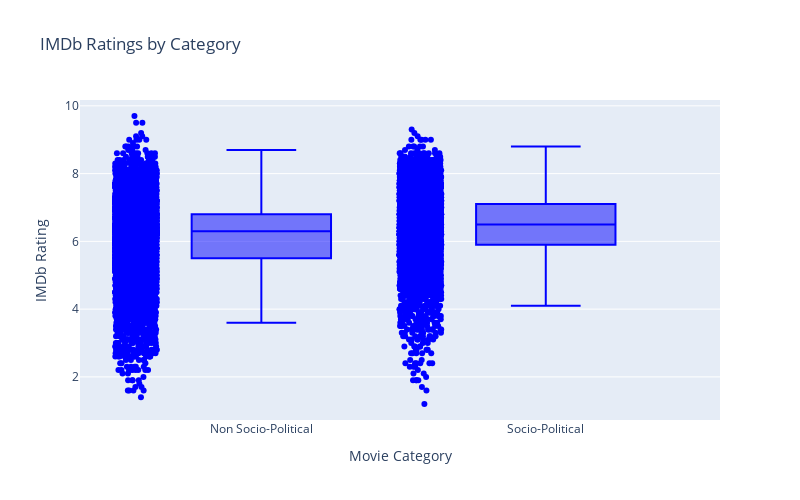
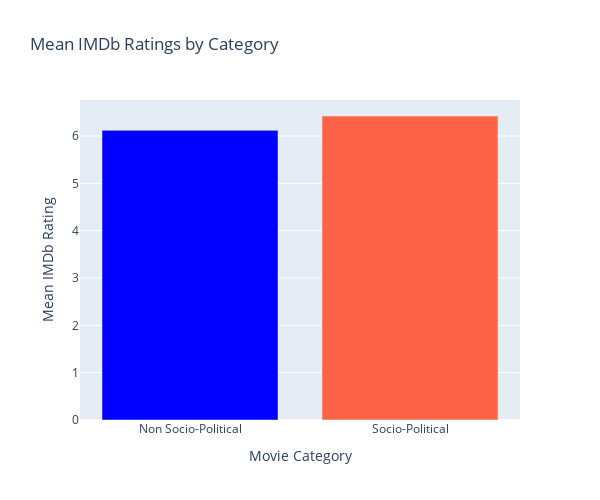

Notebook code cell kept with these figures, in order:
### Code cell
# Separate movies into two categories
socio_political_movies = df[df['Category'] == 'Socio-Political']
non_socio_political_movies = df[df['Category'] == 'Non Socio-Political']

# Create box plots to visualize IMDb ratings for each category
box_trace = go.Box(
    x=df['Category'],
    y=df['averageRating'],
    name='IMDb Ratings',
    boxpoints='all',
    jitter=0.3,
    pointpos=-1.8,
    marker=dict(color='blue'),
)

box_layout = go.Layout(
    title='IMDb Ratings by Category',
    xaxis=dict(title='Movie Category'),
    yaxis=dict(title='IMDb Rating'),
    width=800,
    height=500,
)

box_fig = go.Figure(data=[box_trace], layout=box_layout)

# Group the data by category and calculate the mean IMDb rating for each category
category_means = df.groupby('Category')['averageRating'].mean().reset_index()

# Create a bar chart to visualize mean IMDb ratings by category
bar_trace = go.Bar(
    x=category_means['Category'],
    y=category_means['averageRating'],
    marker=dict(color=['blue', 'tomato']),
)

bar_layout = go.Layout(
    title='Mean IMDb Ratings by Category',
    xaxis=dict(title='Movie Category'),
    yaxis=dict(title='Mean IMDb Rating'),
    width=600,
    height=500,
)

bar_fig = go.Figure(data=[bar_trace], layout=bar_layout)

bar_fig = go.Figure(data=[bar_trace], layout=bar_layout)

# Convert the bar chart figure to JSON
bar_fig_json = bar_fig.to_json()
with open('bar_chart_figure.json', 'w') as json_file:
    json_file.write(bar_fig_json)
    
# Display the box plot and bar chart
box_fig.show()
bar_fig.show()


# Perform a t-test to compare IMDb ratings
t_statistic, p_value = stats.ttest_ind(socio_political_movies['averageRating'], non_socio_political_movies['averageRating'], equal_var=False)

# Print the results of the t-test
print(f'T-Statistic: {t_statistic}')
print(f'P-Value: {p_value}')

# Determine if the difference is statistically significant
alpha = 0.05  # Set your significance level
if p_value < alpha:
    print('The difference in IMDb ratings is statistically significant.')
else:
    print('There is no statistically significant difference in IMDb ratings.')

# Print the means and standard deviations for each category
mean_socio_political = socio_political_movies['averageRating'].mean()
mean_non_socio_political = non_socio_political_movies['averageRating'].mean()
std_socio_political = socio_political_movies['averageRating'].std()
std_non_socio_political = non_socio_political_movies['averageRating'].std()

"""print(f'Mean IMDb Rating (Socio-Political): {mean_socio_political}')
print(f'Mean IMDb Rating (Non Socio-Political): {mean_non_socio_political}')
print(f'Standard Deviation IMDb Rating (Socio-Political): {std_socio_political}')
print(f'Standard Deviation IMDb Rating (Non Socio-Political): {std_non_socio_political}')"""

data = {
    'Category': ['Socio-Political', 'Non Socio-Political'],
    'Mean IMDb Rating': [mean_socio_political, mean_non_socio_political],
    'Standard Deviation IMDb Rating': [std_socio_political, std_non_socio_political]
}

results_table = pd.DataFrame(data)

# Display the DataFrame
print(results_table)

table_data = [
    ['Category', 'Mean IMDb Rating', 'Standard Deviation IMDb Rating'],
    ['Socio-Political', mean_socio_political, std_socio_political],
    ['Non Socio-Political', mean_non_socio_political, std_non_socio_political]
]

# Display the table
print(tabulate(table_data, headers='firstrow', tablefmt='fancy_grid'))

### Figure 1 — Plotly figure (JSON) as saved in the notebook; plotly's stock layout.template omitted (floating-point values rounded to 4 significant figures; data arrays with more than 128 entries replaced by an {"elided": "..."} marker saying what was removed)
{"data": [{"boxpoints": "all", "jitter": 0.3, "marker": {"color": "blue"}, "name": "IMDb Ratings", "pointpos": -1.8, "type": "box", "x": {"elided": "14950 str values"}, "y": {"elided": "14950 float values"}}], "layout": {"height": 500, "title": {"text": "IMDb Ratings by Category"}, "width": 800, "xaxis": {"autorange": true, "range": [-0.6375, 1.613], "title": {"text": "Movie Category"}, "type": "category"}, "yaxis": {"autorange": true, "range": [0.7278, 10.17], "title": {"text": "IMDb Rating"}, "type": "linear"}}}

### Figure 2 — Plotly figure (JSON) as saved in the notebook; plotly's stock layout.template omitted (floating-point values rounded to 4 significant figures)
{"data": [{"marker": {"color": ["blue", "tomato"]}, "type": "bar", "x": ["Non Socio-Political", "Socio-Political"], "y": [6.12, 6.423]}], "layout": {"height": 500, "title": {"text": "Mean IMDb Ratings by Category"}, "width": 600, "xaxis": {"autorange": true, "range": [-0.5, 1.5], "title": {"text": "Movie Category"}, "type": "category"}, "yaxis": {"autorange": true, "range": [0, 6.761], "title": {"text": "Mean IMDb Rating"}, "type": "linear"}}}
